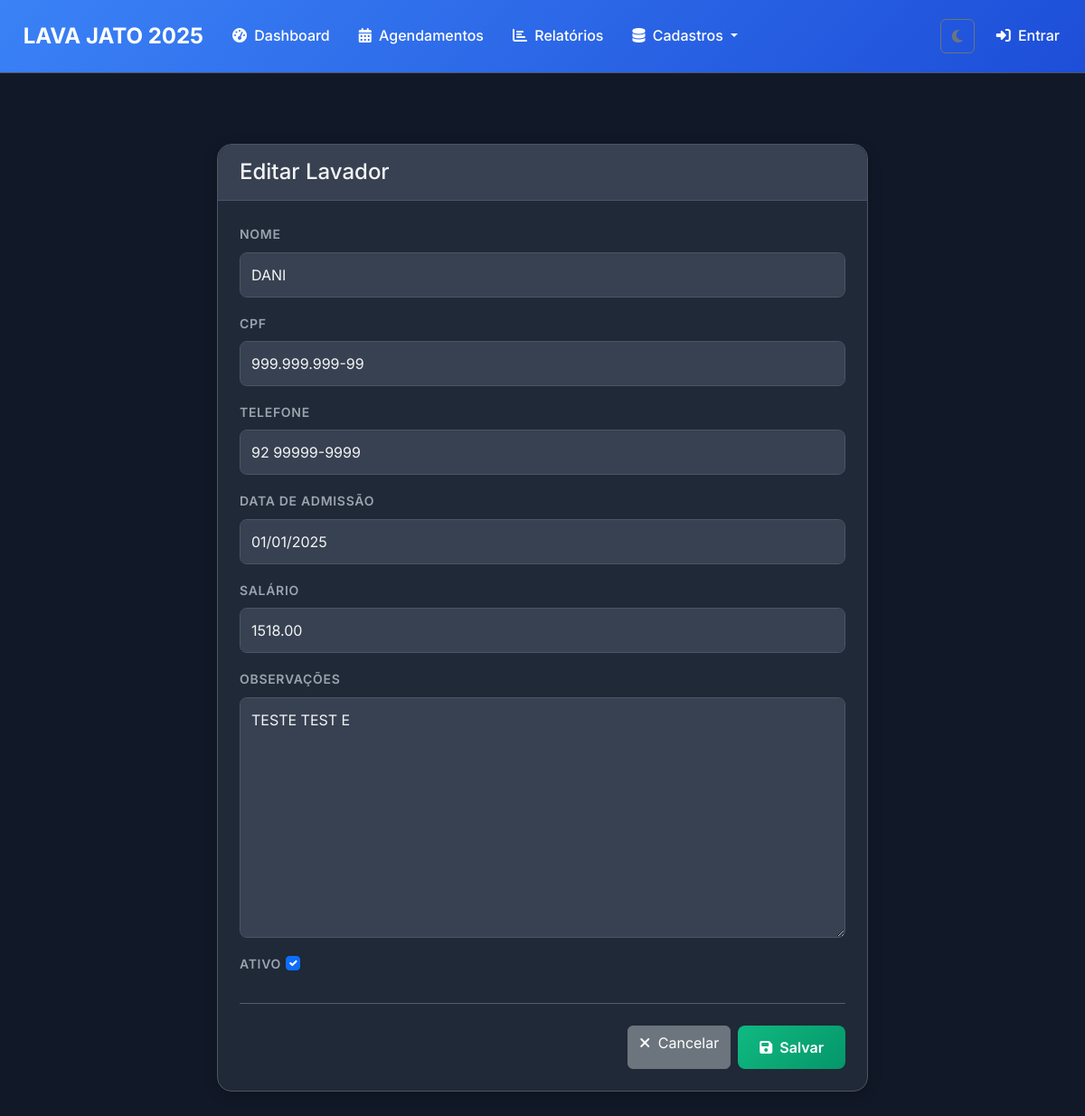
Page /lavadores/5/edit/ on the committed database.
### clientes/models.py (models this page shows, shortened)
class Lavador(models.Model):
    nome = models.CharField('Nome', max_length=200)
    cpf = models.CharField('CPF', max_length=14, unique=True)
    telefone = models.CharField('Telefone', max_length=20, blank=True)
    data_admissao = models.DateField('Data de Admissão')
    salario = models.DecimalField('Salário', max_digits=10, decimal_places=2, null=True, blank=True)
    observacoes = models.TextField('Observações', blank=True)
    ativo = models.BooleanField('Ativo', default=True)
    class Meta:
        verbose_name = 'Lavador'
        verbose_name_plural = 'Lavadores'
        ordering = ['nome']

### clientes/views.py (the view)
# urls.py: path("lavadores/<int:pk>/edit/", views.lavador_update, name="lavador_update"),
def lavador_update(request, pk):
    lavador = get_object_or_404(Lavador, pk=pk)
    if request.method == 'POST':
        form = LavadorForm(request.POST, instance=lavador)
        if form.is_valid():
            form.save()
            messages.success(request, 'Lavador atualizado com sucesso!')
            return redirect('lavador_list')
    else:
        form = LavadorForm(instance=lavador)
    return render(request, 'clientes/lavador_form.html', {'form': form, 'action': 'Editar Lavador'})

### clientes/forms.py
class LavadorForm(FormStyleMixin, forms.ModelForm):
    class Meta:
        model = Lavador
        fields = '__all__'

### templates/clientes/lavador_form.html (shortened to what this page needs)
{% extends 'base/base.html' %}
{% load static %}
{% block content %}
<div class="container mt-5">
    <div class="row justify-content-center">
        <div class="col-lg-8">
            <div class="card-custom">
                <div class="card-header-custom">
                    <h4 class="mb-0">{{ action }}</h4>
                </div>
                <div class="card-body">
                    <form method="post" novalidate>
                        {% for field in form %}
                            <div class="mb-3">
                                <label for="{{ field.id_for_label }}" class="form-label">{{ field.label }}</label>
                                {{ field }}
                            </div>
                        {% endfor %}
                        <hr class="my-4">
                        <div class="d-flex justify-content-end">
                            <a href="{% url 'lavador_list' %}" class="btn btn-secondary me-2">
                                <i class="fas fa-times me-1"></i>
                                Cancelar
                            </a>
                            <button type="submit" class="btn btn-success-custom">
                                <i class="fas fa-save me-1"></i>
                                Salvar
                            </button>
                        </div>
                    </form>
                </div>
            </div>
        </div>
    </div>
</div>
{% endblock %}

### static/css/base.css (style rules this page uses)
:root { --color-scheme: dark; --primary-color: #3b82f6; --primary-dark: #1d4ed8; --success-color: #10b981; --success-dark: #059669; --warning-color: #f59e0b; --danger-color: #ef4444; --info-color: #3b82f6; --purple-color: #8b5cf6; --gray-color: #6b7280; --background-color: #111827; --card-bg: #1f2937; --card-header-bg: #374151; --input-bg: #374151; --input-focus-bg: #4b5563; --hover-bg: #374151; --text-light: #f3f4f6; --text-muted: #9ca3af; --text-placeholder: #6b7280; --text-white: #ffffff; --border-color: #4b5563; --border-focus-color: #3b82f6; --campo-texto-bg: #4b5563; }
* { margin: 0; padding: 0; box-sizing: border-box; }
body { font-family: 'Inter', sans-serif; background-color: var(--background-color); color: var(--text-light); line-height: 1.6; transition: background-color 0.3s ease, color 0.3s ease; }
h1, h2, h3, h4, h5, h6 { color: var(--text-light); }

### static/css/components.css (style rules this page uses)
.card-custom { margin-top: 30px; background-color: var(--card-bg); border: 1px solid var(--border-color); border-radius: 1rem; padding: 1.5rem; margin-bottom: 2rem; box-shadow: 0 4px 15px rgba(0, 0, 0, 0.2); }
.card-header-custom { background-color: var(--card-header-bg); color: var(--text-light); border-bottom: 1px solid var(--border-color); padding: 1rem 1.5rem; border-radius: 1rem 1rem 0 0; margin: -1.5rem -1.5rem 1.5rem -1.5rem; font-weight: 600; }
.form-label { color: var(--text-muted); font-weight: 600; font-size: 0.875rem; text-transform: uppercase; letter-spacing: 0.05em; }
.form-control, .form-select { background-color: var(--input-bg) !important; border: 1px solid var(--border-color); color: var(--text-light); border-radius: 0.5rem; padding: 0.75rem; transition: all 0.3s ease; }
.form-control::placeholder { color: var(--text-placeholder); }
textarea.form-control { width: 100% !important; max-width: 100%; min-height: 120px; }
.btn-success-custom { background: linear-gradient(135deg, var(--success-color), var(--success-dark)); border: none; color: var(--text-white); padding: 0.75rem 1.5rem; border-radius: 0.5rem; font-weight: 600; transition: all 0.3s ease; }
input.form-control, select.form-select, textarea.form-control { background-color: var(--input-bg) !important; border: 1px solid var(--border-color); color: var(--text-light); border-radius: 0.5rem; padding: 0.75rem; transition: all 0.3s ease; color-scheme: var(--color-scheme); }
input.form-control::placeholder { color: var(--text-placeholder); }

### static/css/pages.css (style rules this page uses)
h1, h2, h3, h4, h5, h6 { color: var(--text-light); }

### rows in the picture
Lavador: form "DANI" "999.999.999-99" "92 99999-9999" "01/01/2025" "1518.00" "TESTE TEST E" "☑"

### other values in the picture
{{ action }} "Editar Lavador"
{{ field.label }} "NOME" "CPF" "TELEFONE" "DATA DE ADMISSÃO" "SALÁRIO" "OBSERVAÇÕES" "ATIVO"
